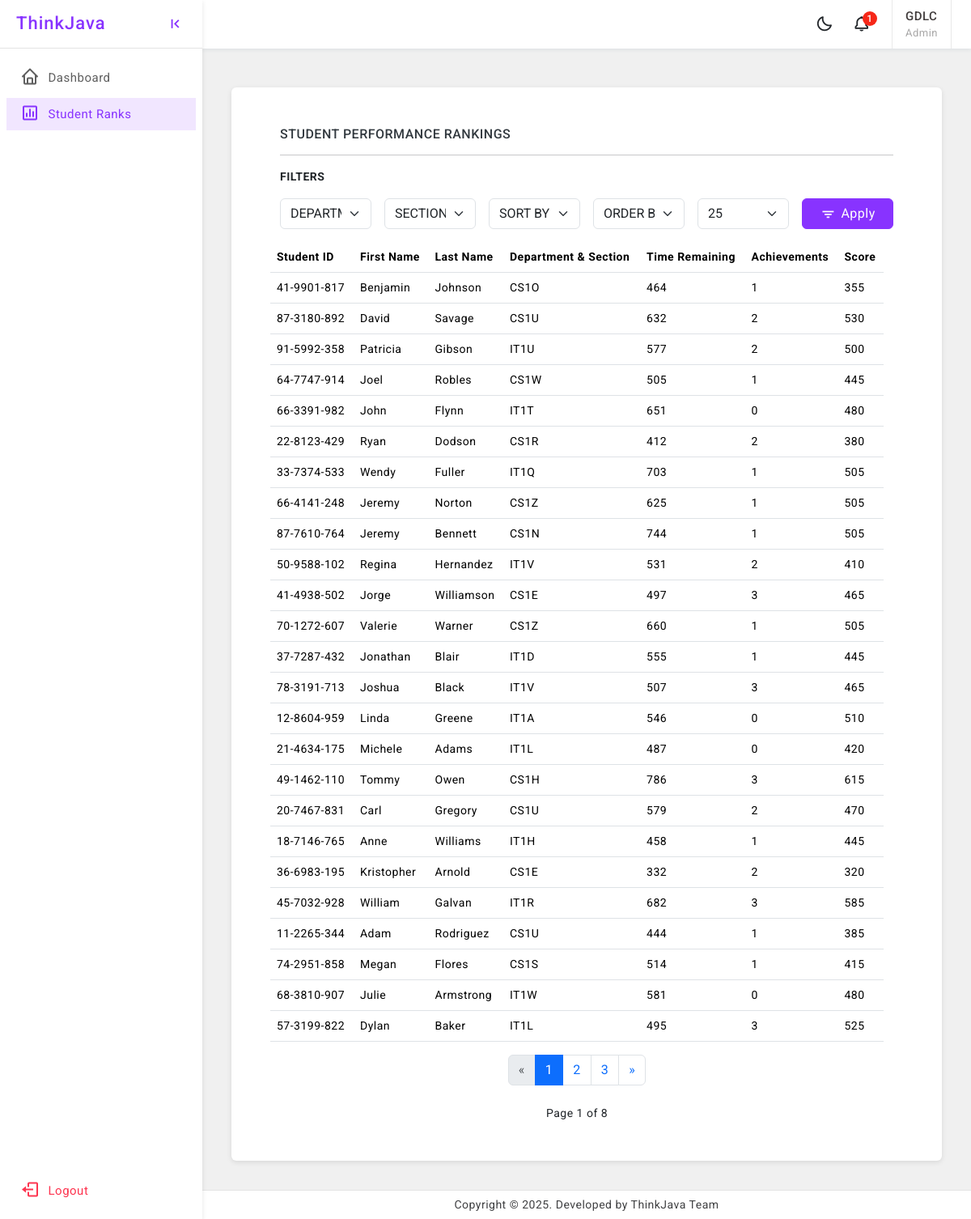
The page /student_rankings/ (signed in) on the database its author committed.
### StudentManagementSystem/models/admin.py (models this page shows, shortened)
class SimpleAdmin(models.Model):
    username = models.CharField(max_length=150, unique=True)
    password = models.CharField(max_length=128)  # You can hash passwords if needed
    first_name = models.CharField(max_length=150)
    last_name = models.CharField(max_length=150)
    role = models.CharField(
        max_length=20,
        choices=Role.choices,
        default=Role.ADMIN  # Default to 'Admin' role
    )

### StudentManagementSystem/models/student.py (models this page shows, shortened)
class Student(models.Model):
    student_id = models.CharField(max_length=50, unique=True)  # unique username or ID
    first_name = models.CharField(max_length=150)
    last_name = models.CharField(max_length=150)
    date_of_birth = models.DateField(null=True, blank=True)
    password = models.CharField(max_length=128)  # should be hashed
    year_level = models.ForeignKey(YearLevel, on_delete=models.CASCADE, null=True, blank=True)
    section = models.ForeignKey(Section, on_delete=models.CASCADE, null=True, blank=True)
    role = models.CharField(
        max_length=20,
        choices=Role.choices,
        default=Role.STUDENT  # Default to 'Student' role
    )
    @property
    def full_section(self):
        if self.section:
            return f"{self.section.department.name}{self.section.year_level.year}{self.section.letter}"
        return "N/A"

### StudentManagementSystem/views/admin/ranking_students.py (the view)
def student_ranking(request, teacher=None):
    user_context = get_user_context(request)
    role = user_context.get('role')
    if role not in [Role.ADMIN, Role.TEACHER]:
        return HttpResponseForbidden("You do not have permission to access this page.")
    department_name = request.GET.get("department")
    section_filter = request.GET.get("filter_by")
    sort_by = request.GET.get("sort_by", "")
    sort_order = request.GET.get("sort_order", "")
    page_number = request.GET.get("page", 1)
    per_page = int(request.GET.get("per_page", 25))
    teacher_mode = request.GET.get("teacher_mode") == "1" or teacher is not None
    departments = Department.objects.all().order_by("name")
    limit_to_students = None
    if teacher_mode and teacher:
        handled_sections = teacher.handled_sections.select_related("year_level", "section", "department")
        all_handled_section_ids = [hs.section.id for hs in handled_sections]
        if department_name and department_name.lower() != "all":
            filtered_section_ids = [
                hs.section.id for hs in handled_sections if hs.department.name == department_name
            ]
        else:
            filtered_section_ids = all_handled_section_ids
        sections = Section.objects.filter(id__in=filtered_section_ids).select_related('year_level') \
            .order_by('year_level__year', 'letter')
    else:
        if department_name and department_name.lower() != "all":
            sections = Section.objects.filter(department__name=department_name) \
                .select_related("year_level").order_by("year_level__year", "letter")
        else:
            sections = Section.objects.select_related("year_level").order_by("year_level__year", "letter")
    unique_sections = []
    seen = set()
    for section in sections:
        section_key = (section.year_level.id, section.letter)
        if section_key not in seen:
            seen.add(section_key)
            unique_sections.append(section)
    sections = unique_sections
    if teacher_mode and teacher:
        limit_to_students = Student.objects.filter(
            section__id__in=filtered_section_ids
        ).values_list('id', flat=True)
    rankings = get_all_student_rankings(
        sort_by=sort_by,
        sort_order=sort_order,
        filter_by=section_filter,
        department_filter=None if department_name and department_name.lower() == "all" else department_name,
        limit_to_students=limit_to_students
    )
    paginator = Paginator(rankings, per_page)
    page_obj = paginator.get_page(page_number)
    context = {
        'departments': departments,
        'sections': sections,
        'rankings': page_obj.object_list,
        'page_obj': page_obj,
        'selected_department': department_name,
        'selected_section': section_filter,
        'sort_by': sort_by,
        'sort_order': sort_order,
        'per_page': per_page,
        'teacher_mode': teacher_mode,
        'username': user_context['username'],
        'role': user_context['role'],
    }
    return render(request, 'admin/student_ranking.html', context)

### StudentManagementSystem/templates/admin/student_ranking.html (shortened to what this page needs)
{% extends 'base.html' %}
{% load static %}
{% block sidebar %}{% include 'sidebar.html' %} {% endblock %}
{% block header %} {% include 'header.html' %} {% endblock %}
{% block content %}
    <div class="page-wrapper">
        <div class="row p-5">
            <div class="card">
                <div class="card-body p-5">
                    <h6 class="mb-0 text-uppercase">Student Performance Rankings</h6>
                    <hr>
                    <div class="row">
                        <div class="fw-bold mb-3">FILTERS</div>
                        <form method="get" class="filter-form">
                            <div class="row g-3">
                                <div class="col-2">
                                    <select name="department" id="department" class="form-select">
                                        <option value="">DEPARTMENTS</option>
                                    </select>
                                </div>
                                <div class="col-2">
                                    <select name="filter_by" id="filter_by" class="form-select">
                                        <option value="">SECTIONS</option>
                                    </select>
                                </div>
                                <div class="col-2">
                                    <select name="sort_by" id="sort_by" class="form-select text-uppercase">
                                        <option value="" {% if not sort_order %}selected{% endif %}>SORT BY</option>
                                    </select>
                                </div>
                                <div class="col-2">
                                    <select name="sort_order" id="sort_order" class="form-select text-uppercase">
                                        <option value="" {% if not sort_order %}selected{% endif %}>ORDER BY</option>
                                    </select>
                                </div>
                                <div class="col-2">
                                    <select name="per_page" onchange="this.form.submit()" class="form-select">
                                        <option value="25" {% if per_page == 25 %}selected{% endif %}>25</option>
                                    </select>
                                </div>
                                <div class="col-2">
                                    <button type="submit" class="btn btn-primary w-100"><i
                                            class="bx bx-filter"></i>Apply
                                    </button>
                                </div>
                            </div>
                        </form>
                        <div class="row mt-3">
                            <table class="table mb-0 table-hover">
                                <thead>
                                <tr>
                                    <th scope="col">Student ID</th>
                                    <th scope="col">First Name</th>
                                    <th scope="col">Last Name</th>
                                    <th scope="col">Department & Section</th>
                                    <th scope="col">Time Remaining</th>
                                    <th scope="col">Achievements</th>
                                    <th scope="col">Score</th>
                                </tr>
                                </thead>
                                <tbody>
                                {% for student in rankings %}
                                    <tr>
                                        <td>{{ student.student_id }}</td>
                                        <td>{{ student.first_name }}</td>
                                        <td>{{ student.last_name }}</td>
                                        <td>{{ student.section }}</td>
                                        <td>{{ student.total_time_remaining }}</td>
                                        <td>{{ student.achievements_unlocked }}</td>
                                        <td>{{ student.score }}</td>
                                    </tr>
                                {% empty %}
                                    <tr>
                                        <td colspan="9" class="text-center">No student data available.</td>
                                    </tr>
                                {% endfor %}
                                </tbody>
                            </table>
                            <div class="mt-3">
                                {% if page_obj.has_other_pages %}
                                    <div class="d-flex justify-content-center">
                                        <ul class="pagination">
                                            {% if page_obj.has_previous %}
                                                <li class="page-item">
                                                    <a class="page-link"
                                                       href="?{% if selected_department %}department={{ selected_department }}{% endif %}{% if selected_section %}&filter_by={{ selected_section }}{% endif %}{% if sort_by %}&sort_by={{ sort_by }}{% endif %}{% if sort_order %}&sort_order={{ sort_order }}{% endif %}{% if per_page %}&per_page={{ per_page }}{% endif %}&page={{ page_obj.previous_page_number }}"
                                                       aria-label="Previous">
                                                        <span aria-hidden="true">«</span>
                                                    </a>
                                                </li>
                                            {% else %}
                                                <li class="page-item disabled">
                                                    <span class="page-link"><span aria-hidden="true">«</span></span>
                                                </li>
                                            {% endif %}
                                            {% for num in page_obj.paginator.page_range %}
                                                {% if page_obj.number == num %}
                                                    <li class="page-item active">
                                                        <span class="page-link">{{ num }}</span>
                                                    </li>
                                                {% elif num > page_obj.number|add:"-3" and num < page_obj.number|add:"3" %}
                                                    <li class="page-item">
                                                        <a class="page-link"
                                                           href="?{% if per_page %}&per_page={{ per_page }}{% endif %}&page={{ num }}">
                                                            {{ num }}
                                                        </a>
                                                    </li>
                                                {% endif %}
                                            {% endfor %}
                                            {% if page_obj.has_next %}
                                                <li class="page-item">
                                                    <a class="page-link"
                                                       href="?{% if per_page %}&per_page={{ per_page }}{% endif %}&page={{ page_obj.next_page_number }}"
                                                       aria-label="Next">
                                                        <span aria-hidden="true">»</span>
                                                    </a>
                                                </li>
                                            {% else %}
                                                <li class="page-item disabled">
                                                    <span class="page-link"><span aria-hidden="true">»</span></span>
                                                </li>
                                            {% endif %}
                                        </ul>
                                    </div>
                                    <div class="text-center mt-2">
                                        <span>Page {{ page_obj.number }} of {{ page_obj.paginator.num_pages }}</span>
                                    </div>
                                {% endif %}
                            </div>
                        </div>
                    </div>
                </div>
            </div>
        </div>
    </div>
{% endblock %}
{% block footer %}
    {% include 'footer.html' %}
{% endblock %}

### StudentManagementSystem/templates/header.html (shortened to what this page needs)
    <header>
        <div class="topbar d-flex align-items-center">
            <nav class="navbar navbar-expand gap-3">
                <div class="top-menu ms-auto">
                    <ul class="navbar-nav align-items-center gap-1">
                        <li class="nav-item dark-mode d-none d-sm-flex">
                            <a class="nav-link dark-mode-icon" href="javascript:;"><i class="bx bx-moon"></i>
                            </a>
                        </li>
                        <li class="nav-item dropdown dropdown-large">
                            <a class="nav-link dropdown-toggle dropdown-toggle-nocaret position-relative" href="#"
                               role="button" data-bs-toggle="dropdown" aria-expanded="false"> <span
                                    class="alert-count">1</span>
                                <i class="bx bx-bell"></i>
                            </a>
                        </li>
                    </ul>
                </div>
                <div class="user-box dropdown px-3">
                    <a class="d-flex align-items-center nav-link dropdown-toggle dropdown-toggle-nocaret" href="#"
                       role="button" data-bs-toggle="dropdown" aria-expanded="false">
                        <div class="user-info">
                            <p class="user-name mb-0">{{ username | upper }}</p>
                            <p class="designattion mb-0">{{ role | title }}</p>
                        </div>
                    </a>
                </div>
            </nav>
        </div>
    </header>

### rows shown on the page
SimpleAdmin: username "GDLC", role "Admin"
Student: student_id "41-9901-817", first_name "Benjamin", last_name "Johnson"
Student: student_id "87-3180-892", first_name "David", last_name "Savage"
Student: student_id "91-5992-358", first_name "Patricia", last_name "Gibson"
Student: student_id "64-7747-914", first_name "Joel", last_name "Robles"
Student: student_id "66-3391-982", first_name "John", last_name "Flynn"
Student: student_id "22-8123-429", first_name "Ryan", last_name "Dodson"
Student: student_id "33-7374-533", first_name "Wendy", last_name "Fuller"
Student: student_id "66-4141-248", first_name "Jeremy", last_name "Norton"
Student: student_id "87-7610-764", first_name "Jeremy", last_name "Bennett"
Student: student_id "50-9588-102", first_name "Regina", last_name "Hernandez"
Student: student_id "41-4938-502", first_name "Jorge", last_name "Williamson"
Student: student_id "70-1272-607", first_name "Valerie", last_name "Warner"
Student: student_id "37-7287-432", first_name "Jonathan", last_name "Blair"
Student: student_id "78-3191-713", first_name "Joshua", last_name "Black"
Student: student_id "12-8604-959", first_name "Linda", last_name "Greene"
Student: student_id "21-4634-175", first_name "Michele", last_name "Adams"
Student: student_id "49-1462-110", first_name "Tommy", last_name "Owen"
Student: student_id "20-7467-831", first_name "Carl", last_name "Gregory"
Student: student_id "18-7146-765", first_name "Anne", last_name "Williams"
Student: student_id "36-6983-195", first_name "Kristopher", last_name "Arnold"
Student: student_id "45-7032-928", first_name "William", last_name "Galvan"
Student: student_id "11-2265-344", first_name "Adam", last_name "Rodriguez"
Student: student_id "74-2951-858", first_name "Megan", last_name "Flores"
Student: student_id "68-3810-907", first_name "Julie", last_name "Armstrong"
Student: student_id "57-3199-822", first_name "Dylan", last_name "Baker"

### other values the page prints
{{ student.section }} "CS1O" "CS1U" "IT1U" "CS1W" "IT1T" "CS1R" "IT1Q" "CS1Z" "CS1N" "IT1V" "CS1E" "CS1Z" "IT1D" "IT1V" "IT1A" "IT1L" "CS1H" "CS1U" "IT1H" "CS1E" "IT1R" "CS1U" "CS1S" "IT1W" "IT1L"
{{ student.total_time_remaining }} "464" "632" "577" "505" "651" "412" "703" "625" "744" "531" "497" "660" "555" "507" "546" "487" "786" "579" "458" "332" "682" "444" "514" "581" "495"
{{ student.achievements_unlocked }} "1" "2" "2" "1" "0" "2" "1" "1" "1" "2" "3" "1" "1" "3" "0" "0" "3" "2" "1" "2" "3" "1" "1" "0" "3"
{{ student.score }} "355" "530" "500" "445" "480" "380" "505" "505" "505" "410" "465" "505" "445" "465" "510" "420" "615" "470" "445" "320" "585" "385" "415" "480" "525"
{{ num }} "1"
{{ num }} "2" "3"
{{ page_obj.number }} "1"
{{ page_obj.paginator.num_pages }} "8"
